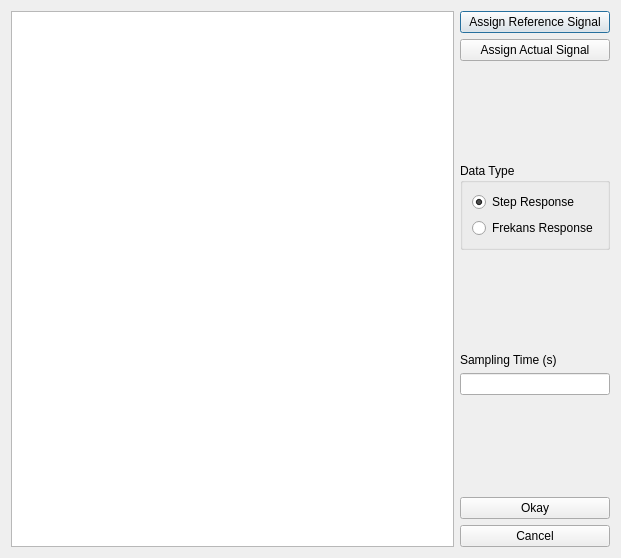
<?xml version="1.0" encoding="UTF-8"?>
<ui version="4.0">
 <class>DataImportDialog</class>
 <widget class="QDialog" name="DataImportDialog">
  <property name="geometry">
   <rect>
    <x>0</x>
    <y>0</y>
    <width>621</width>
    <height>558</height>
   </rect>
  </property>
  <property name="windowTitle">
   <string>Dialog</string>
  </property>
  <layout class="QHBoxLayout" name="horizontalLayout">
   <item>
    <widget class="QTableWidget" name="dataTableWidget"/>
   </item>
   <item>
    <layout class="QVBoxLayout" name="verticalLayout_4">
     <item>
      <layout class="QVBoxLayout" name="verticalLayout">
       <item>
        <widget class="QPushButton" name="assignRefButton">
         <property name="text">
          <string>Assign Reference Signal</string>
         </property>
        </widget>
       </item>
       <item>
        <widget class="QPushButton" name="assignActualButton">
         <property name="text">
          <string>Assign Actual Signal</string>
         </property>
        </widget>
       </item>
      </layout>
     </item>
     <item>
      <spacer name="verticalSpacer">
       <property name="orientation">
        <enum>Qt::Orientation::Vertical</enum>
       </property>
       <property name="sizeType">
        <enum>QSizePolicy::Policy::Expanding</enum>
       </property>
       <property name="sizeHint" stdset="0">
        <size>
         <width>28</width>
         <height>68</height>
        </size>
       </property>
      </spacer>
     </item>
     <item>
      <widget class="QGroupBox" name="groupBox">
       <property name="title">
        <string>Data Type</string>
       </property>
       <layout class="QVBoxLayout" name="verticalLayout_3">
        <item>
         <widget class="QRadioButton" name="stepRadio">
          <property name="text">
           <string>Step Response</string>
          </property>
          <property name="checked">
           <bool>true</bool>
          </property>
         </widget>
        </item>
        <item>
         <widget class="QRadioButton" name="freqRadio">
          <property name="text">
           <string>Frekans Response</string>
          </property>
         </widget>
        </item>
       </layout>
      </widget>
     </item>
     <item>
      <spacer name="verticalSpacer_3">
       <property name="orientation">
        <enum>Qt::Orientation::Vertical</enum>
       </property>
       <property name="sizeHint" stdset="0">
        <size>
         <width>20</width>
         <height>40</height>
        </size>
       </property>
      </spacer>
     </item>
     <item>
      <widget class="QLabel" name="samplingTimeLabel">
       <property name="text">
        <string>Sampling Time (s)</string>
       </property>
      </widget>
     </item>
     <item>
      <widget class="QLineEdit" name="samplingTimeLineEdit">
       <property name="sizePolicy">
        <sizepolicy hsizetype="Minimum" vsizetype="Fixed">
         <horstretch>0</horstretch>
         <verstretch>0</verstretch>
        </sizepolicy>
       </property>
       <property name="placeholderText">
        <string/>
       </property>
      </widget>
     </item>
     <item>
      <spacer name="verticalSpacer_2">
       <property name="orientation">
        <enum>Qt::Orientation::Vertical</enum>
       </property>
       <property name="sizeHint" stdset="0">
        <size>
         <width>20</width>
         <height>68</height>
        </size>
       </property>
      </spacer>
     </item>
     <item>
      <layout class="QVBoxLayout" name="verticalLayout_2">
       <item>
        <widget class="QPushButton" name="okButton">
         <property name="text">
          <string>Okay</string>
         </property>
        </widget>
       </item>
       <item>
        <widget class="QPushButton" name="cancelButton">
         <property name="text">
          <string>Cancel</string>
         </property>
        </widget>
       </item>
      </layout>
     </item>
    </layout>
   </item>
  </layout>
 </widget>
 <resources/>
 <connections/>
</ui>
